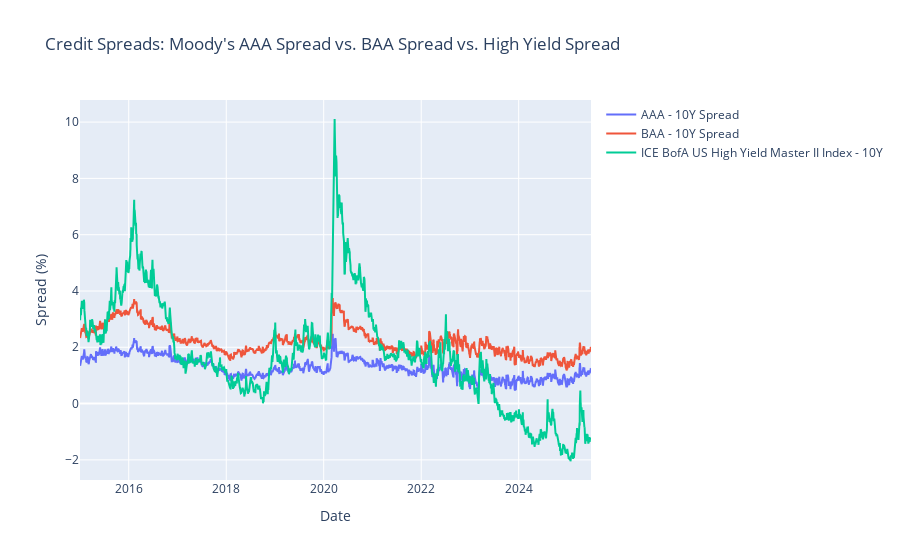

The code cell stored with this chart in its notebook:
### Code cell
# Interactive plot and charts
fig = go.Figure()
fig.add_trace(go.Scatter(x=df.index, y=df['AAA_10Y_Spread'],
                         mode='lines', name='AAA - 10Y Spread'))
fig.add_trace(go.Scatter(x=df.index, y=df['BAA_10Y_Spread'],
                         mode='lines', name='BAA - 10Y Spread'))
fig.add_trace(go.Scatter(x=df.index, y=df['HY_10Y_Spread'], name='ICE BofA US High Yield Master II Index - 10Y'))
fig.update_layout(title="Credit Spreads: Moody's AAA Spread vs. BAA Spread vs. High Yield Spread",
                  xaxis_title='Date', yaxis_title='Spread (%)', hovermode='x unified')
fig.show()

### Figure 1 — Plotly figure (JSON) as saved in the notebook; plotly's stock layout.template omitted (floating-point values rounded to 4 significant figures; data arrays with more than 128 entries replaced by an {"elided": "..."} marker saying what was removed)
{"data": [{"mode": "lines", "name": "AAA - 10Y Spread", "type": "scatter", "x": {"elided": "2807 str values"}, "y": {"elided": "2807 float values"}}, {"mode": "lines", "name": "BAA - 10Y Spread", "type": "scatter", "x": {"elided": "2807 str values"}, "y": {"elided": "2807 float values"}}, {"name": "ICE BofA US High Yield Master II Index - 10Y", "type": "scatter", "x": {"elided": "2807 str values"}, "y": {"elided": "2807 float values"}}], "layout": {"autosize": true, "hovermode": "x unified", "title": {"text": "Credit Spreads: Moody's AAA Spread vs. BAA Spread vs. High Yield Spread"}, "xaxis": {"autorange": true, "range": ["2015-01-01", "2025-06-26"], "title": {"text": "Date"}, "type": "date"}, "yaxis": {"autorange": true, "range": [-2.715, 10.79], "title": {"text": "Spread (%)"}, "type": "linear"}}}
